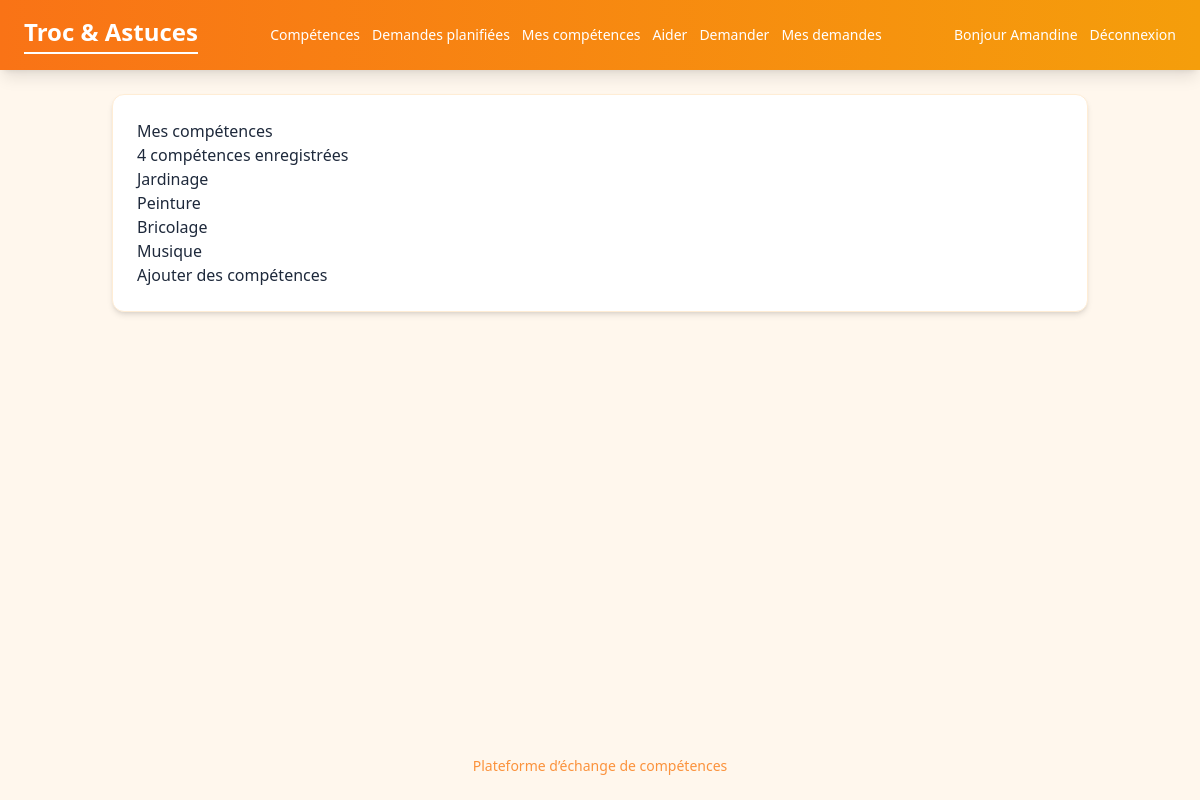
The app's page /skills/my/ (signed in) with its own data.
### skills/models.py (models this page shows, shortened)
class UserSkill(models.Model):
    user = models.ForeignKey(
        User,
        on_delete=models.CASCADE,
        related_name="skills")
    skill = models.ForeignKey(
        Skill,
        on_delete=models.CASCADE,
        related_name="users")
    class Meta:
        unique_together = ('user', 'skill')

class Skill(models.Model):
    skill_name = models.CharField(max_length=250)

### skills/views/skill_views.py (the view)
# urls.py: path("my/", skill_views.UserSkillListView.as_view(), name="my-skills"),
class UserSkillListView(LoginRequiredMixin, generic.ListView):
    template_name = "skills/my-skills.html"
    context_object_name = "my_skills_list"
    def get_queryset(self):
        return UserSkill.objects.filter(user=self.request.user).select_related("skill")

### skills/templates/skills/my-skills.html (shortened to what this page needs)
{% extends "base.html" %}
{% block content %}
<h2 class="h2-page">
    Mes compétences
</h2>
{% if my_skills_list %}
    <p class="p-count">
        {{ my_skills_list|length }} compétence{{ my_skills_list|pluralize }} enregistrée{{ my_skills_list|pluralize }}
    </p>
    <div class="container-skills">
        {% for user_skill in my_skills_list %}
            <div class="btn-skill">
                {{ user_skill.skill.skill_name }}
            </div>
        {% endfor %}
    </div>
{% else %}
    <div class="empty-message">
            Aucune compétence enregistrée.
    </div>
{% endif %}
    <a href="{% url 'skills:my-skills-add' %}"
       class="btn-link">
        Ajouter des compétences
    </a>
{% endblock %}

### templates/base.html (shortened to what this page needs)
{% load tailwind_tags %}
<!DOCTYPE html>
<html lang="fr">
<head>
    {% tailwind_css %}
</head>
<body class="bg-orange-50 text-slate-800 min-h-screen flex flex-col">
<header class="bg-gradient-to-r from-orange-500 to-amber-500 text-white shadow-lg">
    <div class="max-w-8xl mx-auto px-6 py-4 flex justify-between items-center">
        <h1 class="text-2xl font-extrabold border-b-2 border-white pb-1">
            Troc & Astuces
        </h1>
        <nav class="flex items-center gap-3 text-sm font-medium">
            <a class="nav-btn"
               href="{% url 'skills:all-skills' %}">
                Compétences
            </a>
            <a class="nav-btn"
               href="{% url 'skills:help-requests-planned' %}">
                Demandes planifiées
            </a>
            {% if user.is_authenticated %}
                <a class="nav-btn"
                   href="{% url 'skills:my-skills' %}">
                    Mes compétences
                </a>
                <a class="nav-btn"
                   href="{% url 'skills:help-requests-matching-skills' %}">
                    Aider
                </a>
                <a class="nav-btn"
                   href="{% url 'skills:help-requests-add' %}">
                    Demander
                </a>
                <a class="nav-btn"
                   href="{% url 'skills:my-help-requests' %}">
                    Mes demandes
                </a>
            {% endif %}
        </nav>
        <div class="flex items-center gap-3 text-sm">
            {% if user.is_authenticated %}
                <span>Bonjour {{ user.username }}</span>
                <form action="{% url 'skills:logout' %}" method="post">
                    <button class="nav-btn-login">
                        Déconnexion
                    </button>
                </form>
            {% else %}
                <a class="nav-btn-login"
                   href="{% url 'skills:login' %}">
                    Connexion
                </a>
            {% endif %}
        </div>
    </div>
</header>
<main class="flex-grow max-w-5xl mx-auto w-full p-6">
    <div class="bg-white rounded-xl shadow-md p-6 border border-orange-100">
        {% block content %}
        {% endblock %}
    </div>
</main>
<footer class="text-center text-sm text-orange-400 pb-6">
    Plateforme d’échange de compétences
</footer>
</body>
</html>

### records on screen
UserSkill: skill.skill_name "Jardinage"
UserSkill: skill.skill_name "Peinture"
UserSkill: skill.skill_name "Bricolage"
UserSkill: skill.skill_name "Musique"

### other values on screen
{{ user.username }} "Amandine"
{{ my_skills_list|length }} "4"
